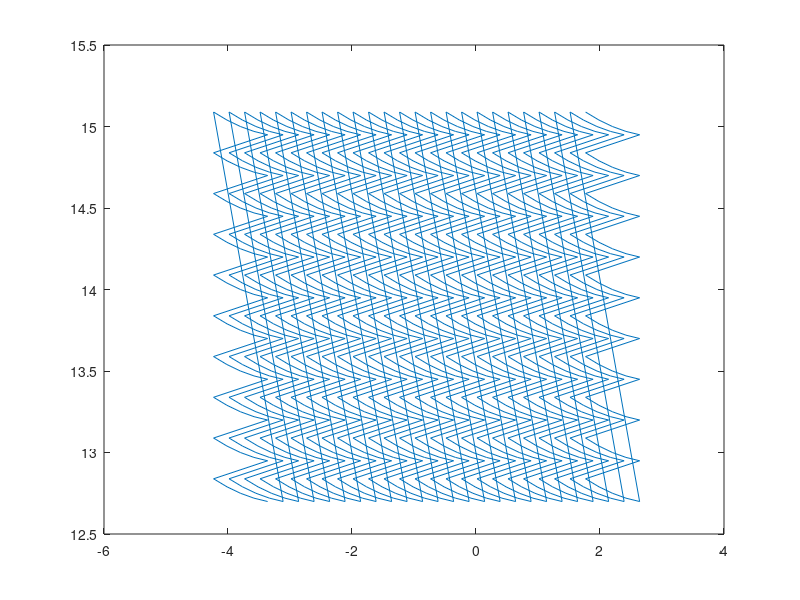

This figure's MATLAB source: (Note: this script raises an error after producing the figure.)
clear all; close all; clc
addpath('fcn')

%%% This is basically the same as the normal vehCfgManualTool.m but it's
%%% for generating static locations for the 3lane scenario.

%% Inputs

% Vehicle dimensions (hardcoded)
vehicle.ego.width        = 1.6;
vehicle.target.width     = 1.6;
vehicle.ego.length       = 5.0;
vehicle.target.length    = 5.0;

% Define full relative location+heading grid, no interpolation
target_front_center_x_relative  = -3:0.25:3;
target_front_center_y_relative  = [12.75:0.25:15] + vehicle.target.length;
target_heading_absolute         = -5:2.5:5;
target_heading_relative         = target_heading_absolute;
target_front_center_x_absolute  = target_front_center_x_relative;
target_front_center_y_absolute  = target_front_center_y_relative;

ego_front_center_x_absolute = zeros(size(target_front_center_x_relative));
ego_front_center_y_absolute = zeros(size(target_front_center_y_relative));
ego_heading_absolute        = zeros(size(target_heading_absolute));

vehicle.t.dt        = 2e-2; % this will be equal to 1 / estimation rate, one estimation per point
vehicle.t.start = 0;
vehicle.t.values=[];
counter = 0;
for ix = 1:length(target_front_center_x_relative)
    for iy = 1:length(target_front_center_y_relative)
        for ih = 1:length(target_heading_absolute)
            counter = counter + 1;
            vehicle.t.values = [vehicle.t.values vehicle.t.dt*(1+ (ih-1) + (iy-1)*length(target_heading_absolute) + (ix-1)*length(target_front_center_y_relative)*length(target_heading_absolute))];
            vehicle.target.front_center.x(counter) = target_front_center_x_absolute(ix);
            vehicle.target.front_center.y(counter) = target_front_center_y_absolute(iy);
            vehicle.target.heading(counter)        = target_heading_absolute(ih);
            vehicle.ego.front_center.x(counter)    = ego_front_center_x_absolute(ix);
            vehicle.ego.front_center.y(counter)    = ego_front_center_y_absolute(iy);
            vehicle.ego.heading(counter)           = ego_heading_absolute(ih);
        end
    end
end
vehicle.t.stop = vehicle.t.values(end);

% Save output for front center absolutes
vehicle.target.front_center.speed   = NaN; % no need
vehicle.ego.front_center.speed      = NaN; % no need
clearvars -except vehicle

% Compute positions for 
%  - front TXs (4 left, 3 right)
%  - rear TXs  (1 left, 2 right)
%  - rear center
%  based on front center positions and heading
target_rear_center_x_absolute = zeros(1, length(vehicle.t.values));
target_rear_center_y_absolute = zeros(1, length(vehicle.t.values));
target_tx1_qrx4_x_absolute = zeros(1, length(vehicle.t.values));
target_tx2_qrx3_x_absolute = zeros(1, length(vehicle.t.values));
target_tx3_qrx2_x_absolute = zeros(1, length(vehicle.t.values));
target_tx4_qrx1_x_absolute = zeros(1, length(vehicle.t.values));
target_tx1_qrx4_y_absolute = zeros(1, length(vehicle.t.values));
target_tx2_qrx3_y_absolute = zeros(1, length(vehicle.t.values));
target_tx3_qrx2_y_absolute = zeros(1, length(vehicle.t.values));
target_tx4_qrx1_y_absolute = zeros(1, length(vehicle.t.values));
ego_rear_center_x_absolute = zeros(1, length(vehicle.t.values));
ego_rear_center_y_absolute = zeros(1, length(vehicle.t.values));
ego_tx1_qrx4_x_absolute = zeros(1, length(vehicle.t.values));
ego_tx2_qrx3_x_absolute = zeros(1, length(vehicle.t.values));
ego_tx3_qrx2_x_absolute = zeros(1, length(vehicle.t.values));
ego_tx4_qrx1_x_absolute = zeros(1, length(vehicle.t.values));
ego_tx1_qrx4_y_absolute = zeros(1, length(vehicle.t.values));
ego_tx2_qrx3_y_absolute = zeros(1, length(vehicle.t.values));
ego_tx3_qrx2_y_absolute = zeros(1, length(vehicle.t.values));
ego_tx4_qrx1_y_absolute = zeros(1, length(vehicle.t.values));
for i=1:length(vehicle.t.values)
    %%%%%% Target %%%%%%
    % front center to left head light
    target_tx4_qrx1_x_absolute(i) = vehicle.target.front_center.x(i) - (vehicle.target.width/2)*cosd(vehicle.target.heading(i));
    target_tx4_qrx1_y_absolute(i) = vehicle.target.front_center.y(i) + (vehicle.target.width/2)*sind(vehicle.target.heading(i));
    
    % front center to right head light
    target_tx3_qrx2_x_absolute(i) = vehicle.target.front_center.x(i) + (vehicle.target.width/2)*cosd(vehicle.target.heading(i));
    target_tx3_qrx2_y_absolute(i) = vehicle.target.front_center.y(i) - (vehicle.target.width/2)*sind(vehicle.target.heading(i));

    % front center to rear center
    target_rear_center_x_absolute(i) = vehicle.target.front_center.x(i) - vehicle.target.length*sind(vehicle.target.heading(i));
    target_rear_center_y_absolute(i) = vehicle.target.front_center.y(i) - vehicle.target.length*cosd(vehicle.target.heading(i));
    
    % rear center to left tail light
    target_tx1_qrx4_x_absolute(i) = target_rear_center_x_absolute(i) - (vehicle.target.width/2)*cosd(vehicle.target.heading(i));
    target_tx1_qrx4_y_absolute(i) = target_rear_center_y_absolute(i) + (vehicle.target.width/2)*sind(vehicle.target.heading(i));

    % rear center to right tail light
    target_tx2_qrx3_x_absolute(i) = target_rear_center_x_absolute(i) + (vehicle.target.width/2)*cosd(vehicle.target.heading(i));
    target_tx2_qrx3_y_absolute(i) = target_rear_center_y_absolute(i) - (vehicle.target.width/2)*sind(vehicle.target.heading(i));

    %%%%%% Ego %%%%%%   
    % front center to left head light
    ego_tx4_qrx1_x_absolute(i) = vehicle.ego.front_center.x(i) - (vehicle.ego.width/2)*cosd(vehicle.ego.heading(i));
    ego_tx4_qrx1_y_absolute(i) = vehicle.ego.front_center.y(i) + (vehicle.ego.width/2)*sind(vehicle.ego.heading(i));
    
    % front center to right head light
    ego_tx3_qrx2_x_absolute(i) = vehicle.ego.front_center.x(i) + (vehicle.ego.width/2)*cosd(vehicle.ego.heading(i));
    ego_tx3_qrx2_y_absolute(i) = vehicle.ego.front_center.y(i) - (vehicle.ego.width/2)*sind(vehicle.ego.heading(i));

    % front center to rear center
    ego_rear_center_x_absolute(i) = vehicle.ego.front_center.x(i) - vehicle.ego.length*sind(vehicle.ego.heading(i));
    ego_rear_center_y_absolute(i) = vehicle.ego.front_center.y(i) - vehicle.ego.length*cosd(vehicle.ego.heading(i));
    
    % rear center to left tail light
    ego_tx1_qrx4_x_absolute(i) = ego_rear_center_x_absolute(i) - (vehicle.ego.width/2)*cosd(vehicle.ego.heading(i));
    ego_tx1_qrx4_y_absolute(i) = ego_rear_center_y_absolute(i) + (vehicle.ego.width/2)*sind(vehicle.ego.heading(i));

    % rear center to right tail light
    ego_tx2_qrx3_x_absolute(i) = ego_rear_center_x_absolute(i) + (vehicle.ego.width/2)*cosd(vehicle.ego.heading(i));
    ego_tx2_qrx3_y_absolute(i) = ego_rear_center_y_absolute(i) - (vehicle.ego.width/2)*sind(vehicle.ego.heading(i));
end

% Save output for rest of the absolutes
vehicle.target.rear_center.x = target_rear_center_x_absolute(:);
vehicle.target.rear_center.y = target_rear_center_y_absolute(:);
vehicle.target.tx1_qrx4.x    = target_tx1_qrx4_x_absolute(:);
vehicle.target.tx1_qrx4.y    = target_tx1_qrx4_y_absolute(:);
vehicle.target.tx2_qrx3.x    = target_tx2_qrx3_x_absolute(:);
vehicle.target.tx2_qrx3.y    = target_tx2_qrx3_y_absolute(:);
vehicle.target.tx3_qrx2.x    = target_tx3_qrx2_x_absolute(:);
vehicle.target.tx3_qrx2.y    = target_tx3_qrx2_y_absolute(:);
vehicle.target.tx4_qrx1.x    = target_tx4_qrx1_x_absolute(:);
vehicle.target.tx4_qrx1.y    = target_tx4_qrx1_y_absolute(:);
vehicle.ego.rear_center.x    = ego_rear_center_x_absolute(:);
vehicle.ego.rear_center.y    = ego_rear_center_y_absolute(:);
vehicle.ego.tx1_qrx4.x       = ego_tx1_qrx4_x_absolute(:);
vehicle.ego.tx1_qrx4.y       = ego_tx1_qrx4_y_absolute(:);
vehicle.ego.tx2_qrx3.x       = ego_tx2_qrx3_x_absolute(:);
vehicle.ego.tx2_qrx3.y       = ego_tx2_qrx3_y_absolute(:);
vehicle.ego.tx3_qrx2.x       = ego_tx3_qrx2_x_absolute(:);
vehicle.ego.tx3_qrx2.y       = ego_tx3_qrx2_y_absolute(:);
vehicle.ego.tx4_qrx1.x       = ego_tx4_qrx1_x_absolute(:);
vehicle.ego.tx4_qrx1.y       = ego_tx4_qrx1_y_absolute(:);

% Save output for the relatives (to vehicle.ego.tx4_qrx1)
vehicle.target_relative.front_center.x = vehicle.target.front_center.x - vehicle.ego.tx4_qrx1.x';
vehicle.target_relative.front_center.y = vehicle.target.front_center.y - vehicle.ego.tx4_qrx1.y';
vehicle.target_relative.rear_center.x  = vehicle.target.rear_center.x - vehicle.ego.tx4_qrx1.x;
vehicle.target_relative.rear_center.y  = vehicle.target.rear_center.y - vehicle.ego.tx4_qrx1.y;
vehicle.target_relative.tx1_qrx4.x     = vehicle.target.tx1_qrx4.x - vehicle.ego.tx4_qrx1.x;
vehicle.target_relative.tx1_qrx4.y     = vehicle.target.tx1_qrx4.y - vehicle.ego.tx4_qrx1.y;
vehicle.target_relative.tx2_qrx3.x     = vehicle.target.tx2_qrx3.x - vehicle.ego.tx4_qrx1.x;
vehicle.target_relative.tx2_qrx3.y     = vehicle.target.tx2_qrx3.y - vehicle.ego.tx4_qrx1.y;
vehicle.target_relative.tx3_qrx2.x     = vehicle.target.tx3_qrx2.x - vehicle.ego.tx4_qrx1.x;
vehicle.target_relative.tx3_qrx2.y     = vehicle.target.tx3_qrx2.y - vehicle.ego.tx4_qrx1.y;
vehicle.target_relative.tx4_qrx1.x     = vehicle.target.tx4_qrx1.x - vehicle.ego.tx4_qrx1.x;
vehicle.target_relative.tx4_qrx1.y     = vehicle.target.tx4_qrx1.y - vehicle.ego.tx4_qrx1.y;
vehicle.target_relative.heading        = vehicle.target.heading - vehicle.ego.heading;

plot(vehicle.target.tx1_qrx4.x,vehicle.target.tx1_qrx4.y)

answer = inputdlg('Enter filename for the vehicular configuration file','Vehicular Configuration Filename',[1 50],{'vehCfg_<explanation>.mat'});
save(strcat('data/',answer{1}),'vehicle')

